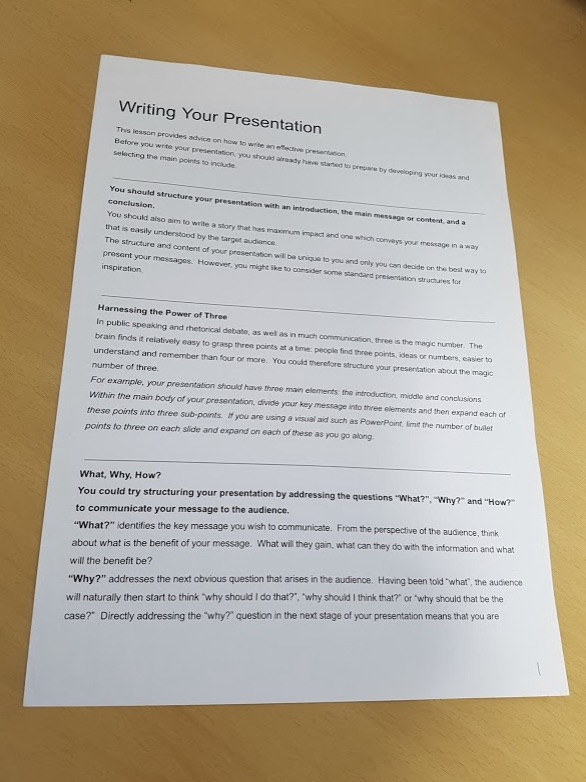
#> input picture paper.jpg, 586 x 782 px
$ python 3-8perspective.py
#> lines starting #> are read from the running program, lines starting #| are printed output that depends on the picture; after the words box and inside, x2 and y2 are one past the last pixel; in counts of white or black regions, pixels touching at a corner belong together
import sys
import numpy as np
import cv2

def drawROI(img, corners):
    cpy = img.copy()

    c1 = (192, 192, 255)
    c2 = (128, 128, 255)

    for pt in corners:
        cv2.circle(cpy, tuple(pt.astype(int)), 25, c1, -1, cv2.LINE_AA)

    cv2.line(cpy, tuple(corners[0].astype(int)), tuple(corners[1].astype(int)), c2, 2, cv2.LINE_AA)
    cv2.line(cpy, tuple(corners[1].astype(int)), tuple(corners[2].astype(int)), c2, 2, cv2.LINE_AA)
    cv2.line(cpy, tuple(corners[2].astype(int)), tuple(corners[3].astype(int)), c2, 2, cv2.LINE_AA)
    cv2.line(cpy, tuple(corners[3].astype(int)), tuple(corners[0].astype(int)), c2, 2, cv2.LINE_AA)

    disp = cv2.addWeighted(img, 0.3, cpy, 0.7, 0)

    return disp


def onMouse(event, x, y, flags, param):
    global srcQuad, dragSrc, ptOld, src

    if event == cv2.EVENT_LBUTTONDOWN:
        for i in range(4):
            if cv2.norm(srcQuad[i] - (x, y)) < 25:
                dragSrc[i] = True
                ptOld = (x, y)
                break

    if event == cv2.EVENT_LBUTTONUP:
        for i in range(4):
            dragSrc[i] = False

    if event == cv2.EVENT_MOUSEMOVE:
        for i in range(4):
            if dragSrc[i]:
                dx = x - ptOld[0]
                dy = y - ptOld[1]

                srcQuad[i] += (dx, dy)

                cpy = drawROI(src, srcQuad)
                cv2.imshow('img', cpy)
                ptOld = (x, y)
                break


# 입력 이미지 불러오기
# reverse.py

src = cv2.imread('paper.jpg')
#> src is the input picture: shape (782, 586, 3); mean B, G, R 152.7, 169.1, 178.7

if src is None:
    print('Image open failed!')
    sys.exit()

# 입력 영상 크기 및 출력 영상 크기
h, w = src.shape[:2]
#> h = 782; w = 586
dw = 500
dh = round(dw * 297 / 210)  # A4 용지 크기: 210x297cm

# 모서리 점들의 좌표, 드래그 상태 여부
srcQuad = np.array([[30, 30], [30, h-30], [w-30, h-30], [w-30, 30]], np.float32)
dstQuad = np.array([[0, 0], [0, dh-1], [dw-1, dh-1], [dw-1, 0]], np.float32)
dragSrc = [False, False, False, False]

# 모서리점, 사각형 그리기
disp = drawROI(src, srcQuad)
#> after the loop in drawROI, `for pt in corners:`:
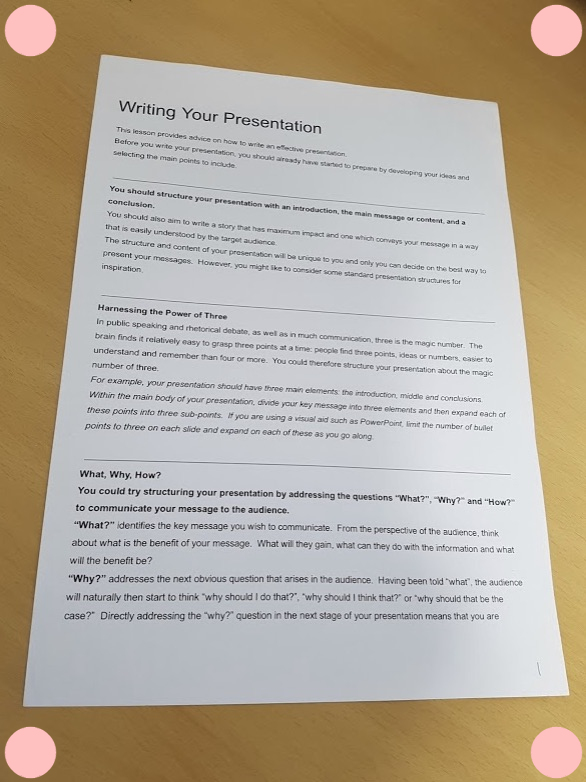
#> cpy: shape (782, 586, 3); 1.89% of pixels changed, all inside (x1, y1, x2, y2) = (4, 4, 583, 779)
#> in drawROI, `cv2.line(cpy, tuple(corners[3].astype(int)), tuple(corners[0].astype(i..`:
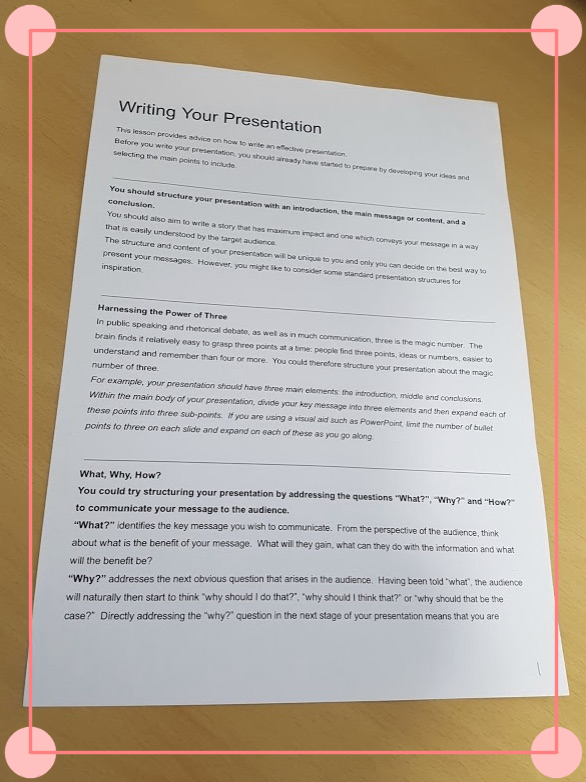
#> cpy: shape (782, 586, 3); mean B, G, R 155.7, 170.2, 182.2
#> in drawROI, `disp = cv2.addWeighted(img, 0.3, cpy, 0.7, 0)`:
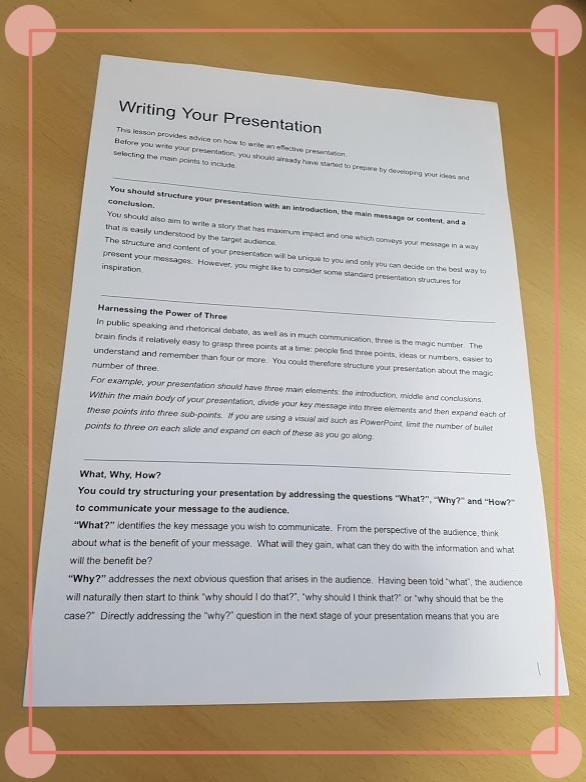
#> disp: shape (782, 586, 3); mean B, G, R 154.8, 169.9, 181.2

cv2.imshow('img', disp)
cv2.setMouseCallback('img', onMouse)

while True:
    key = cv2.waitKey()
#> (key Esc is pressed here)
    if key == 13:  # ENTER 키
        break
    elif key == 27:  # ESC 키
        cv2.destroyWindow('img')
        sys.exit()
#> (the program exits here)

$ run again, with abnormal.jpg copied over paper.jpg
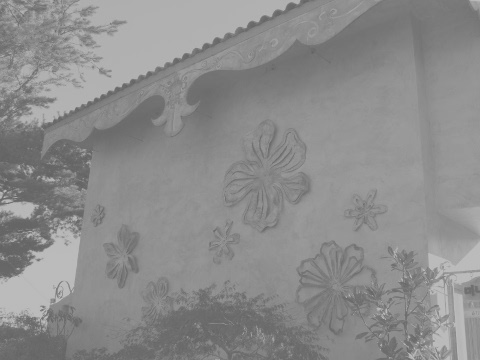
#> input picture abnormal.jpg, 480 x 360 px
#> src is the input picture: shape (360, 480, 3); min 96, max 194, mean 140.1
#> after the loop in drawROI, `for pt in corners:`:
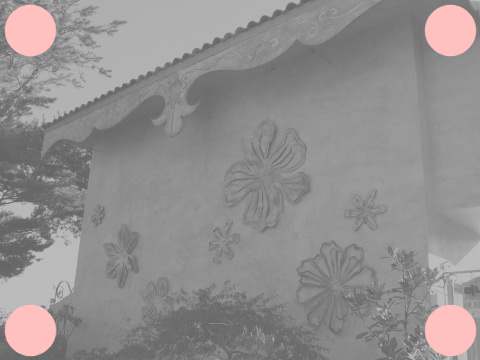
#> cpy: shape (360, 480, 3); 5.02% of pixels changed, all inside (x1, y1, x2, y2) = (4, 4, 477, 357)
#> in drawROI, `disp = cv2.addWeighted(img, 0.3, cpy, 0.7, 0)`:
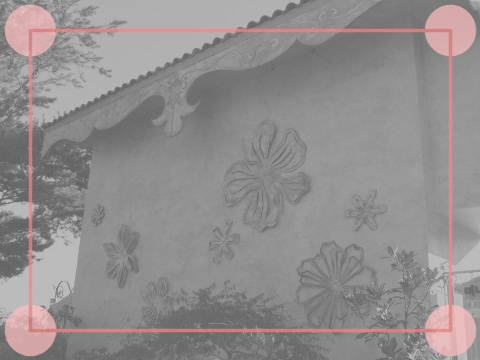
#> disp: shape (360, 480, 3); mean B, G, R 141.5, 141.5, 145.9

$ run again, with girl_laughing.jpg copied over paper.jpg
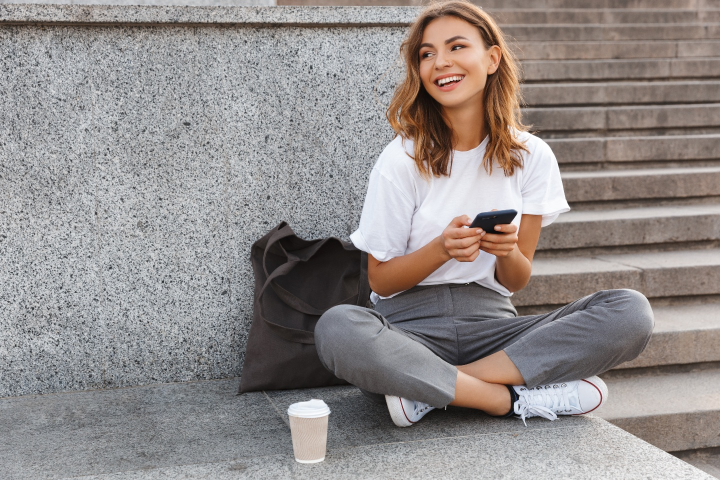
#> input picture girl_laughing.jpg, 1440 x 960 px (shown at 1/2 size)
#> src is the input picture: shape (960, 1440, 3); mean B, G, R 139.3, 140.7, 146.8
#> after the loop in drawROI, `for pt in corners:`:
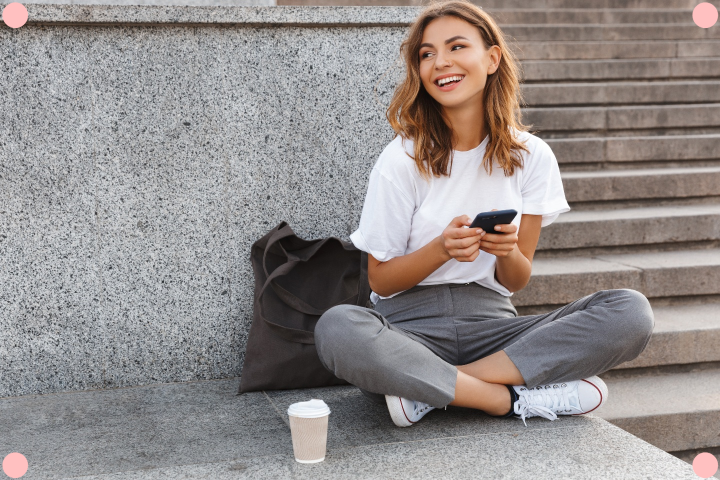
#> cpy: shape (960, 1440, 3) (shown at 1/2 size); 0.63% of pixels changed, all inside (x1, y1, x2, y2) = (4, 4, 1437, 957)
#> in drawROI, `cv2.line(cpy, tuple(corners[3].astype(int)), tuple(corners[0].astype(i..`:
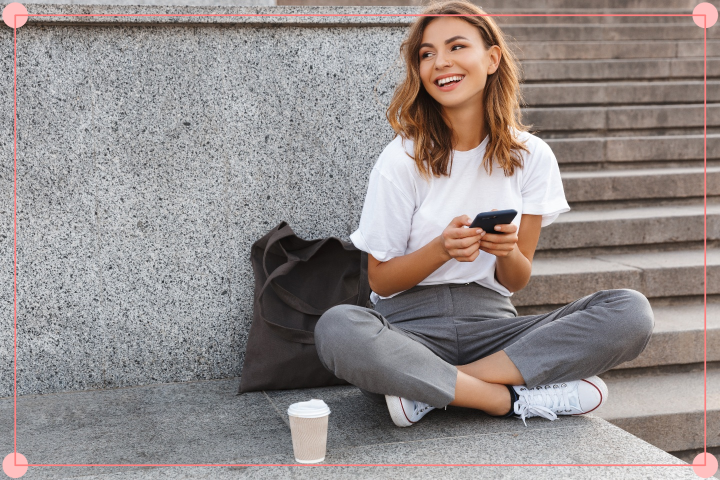
#> cpy: shape (960, 1440, 3) (shown at 1/2 size); mean B, G, R 139.3, 140.6, 148.5
